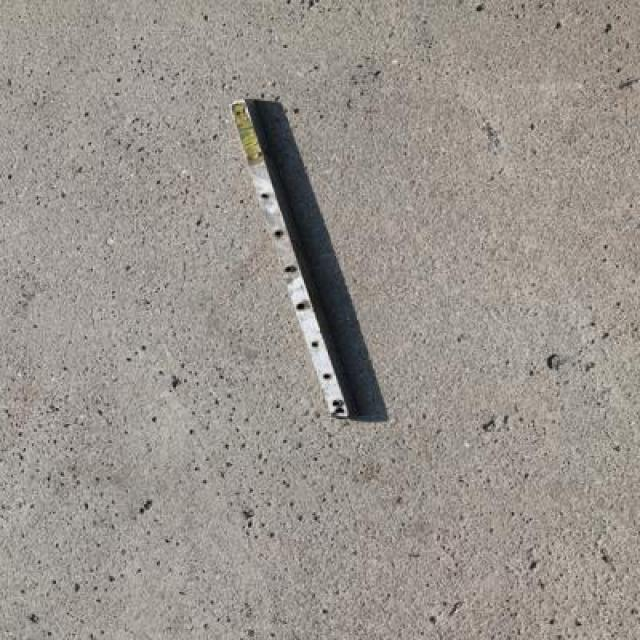
#> input picture samples/metal_strip.jpg, 640 x 640 px
$ python run.py
#> lines starting #> are read from the running program, lines starting #| are printed output that depends on the picture
### visualizer.py
# visualizer.py
import cv2
import os
from pathlib import Path
from config import SAMPLES, SAMPLES_DIR, OUTPUT_DIR, TITLE, TITLE_FONT_SCALE, LABEL_FONT_SCALE
from config import BOX_COLOR, LABEL_COLOR, TITLE_COLOR, TITLE_OUTLINE_COLOR
from utils import add_text_with_outline

os.makedirs(OUTPUT_DIR, exist_ok=True)

def create_detection_image(sample):
    input_path = Path(SAMPLES_DIR) / sample["filename"]
    img = cv2.imread(str(input_path))
#> img is the input picture: shape (640, 640, 3); mean B, G, R 141.6, 147.7, 153.7
    if img is None:
        print(f"? Could not load {sample['filename']}")
        return

    h, w = img.shape[:2]
#> h = 640; w = 640

    # Draw red bounding box
    x1, y1, x2, y2 = sample["bbox"]
    cv2.rectangle(img, (x1, y1), (x2, y2), BOX_COLOR, 6)

    # Title
    add_text_with_outline(img, TITLE, (20, 70), TITLE_FONT_SCALE, 3, TITLE_COLOR, TITLE_OUTLINE_COLOR)

    # Label
    label = f"FOD: {sample['class_name']}   Confidence: {sample['confidence']:.2f}"
    label_y = y1 - 15 if y1 > 50 else y1 + 60
    add_text_with_outline(img, label, (x1, label_y), LABEL_FONT_SCALE, 3, LABEL_COLOR, TITLE_OUTLINE_COLOR)
#> call 2 of add_text_with_outline, with text = 'FOD: Metal Strip   Confidence: 0.92', pos = (180, 105), font_scale = 1.3, thickness = 3, text_color = (0, 255, 0), outline_color = (0, 0, 0)
#> in add_text_with_outline (call 2), `cv2.putText(img, text, pos, font, font_scale, text_color, thickness, c..`:
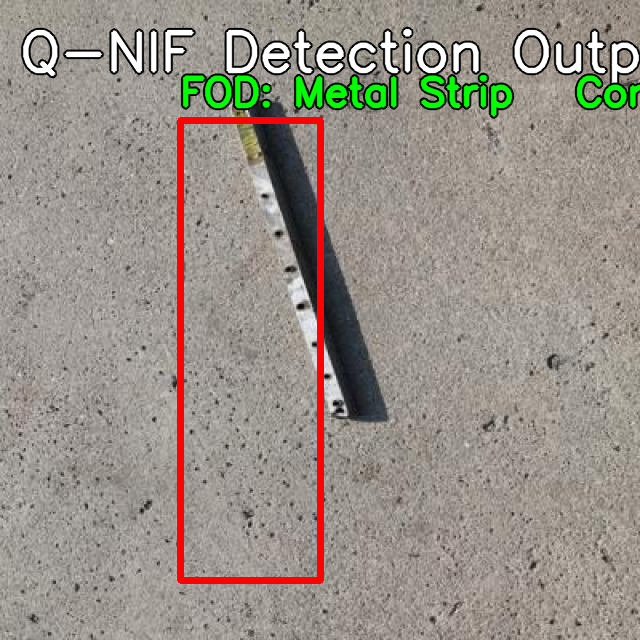
#> img: shape (640, 640, 3); mean B, G, R 136.1, 144.7, 152.4

    # Save After image
    out_path = Path(OUTPUT_DIR) / f"qnif_after_{sample['name']}.jpg"
    cv2.imwrite(str(out_path), img)

    # Side-by-side comparison
    before = cv2.imread(str(input_path))
    combined = cv2.hconcat([before, img])
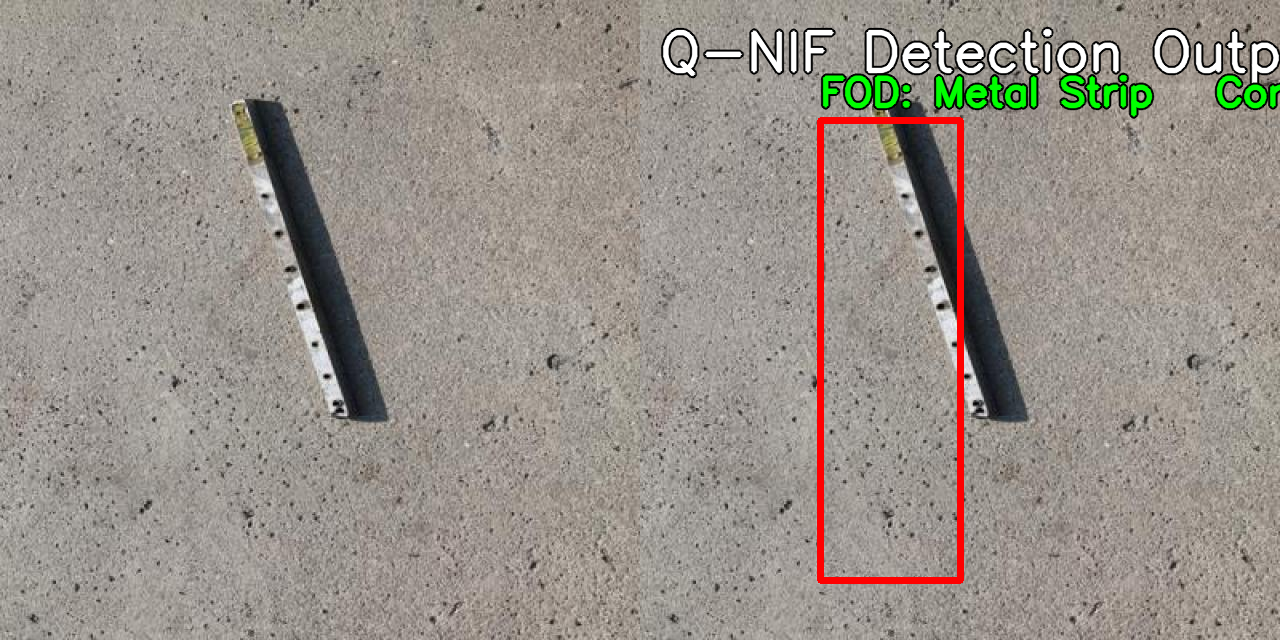
#> combined: shape (640, 1280, 3); mean B, G, R 138.9, 146.2, 153
    cv2.putText(combined, "BEFORE", (30, 50), cv2.FONT_HERSHEY_SIMPLEX, 1.5, (0,255,255), 4)
    cv2.putText(combined, "AFTER (Q-NIF)", (w+30, 50), cv2.FONT_HERSHEY_SIMPLEX, 1.5, (0,255,255), 4)
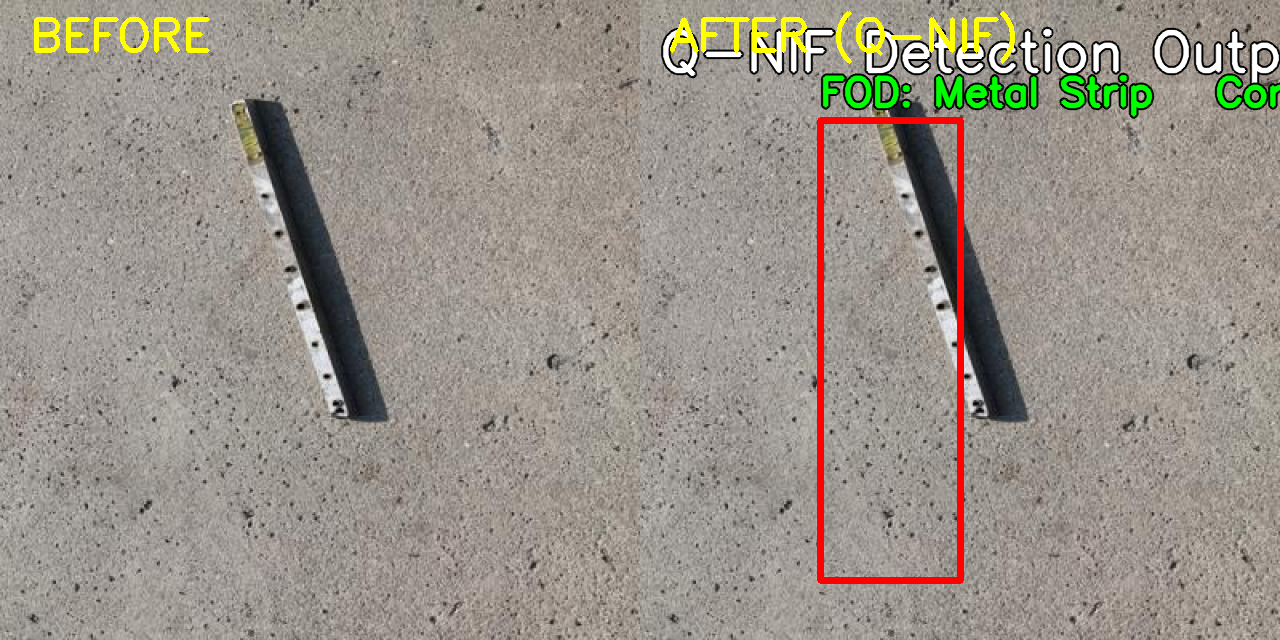
#> combined: shape (640, 1280, 3); mean B, G, R 137.7, 147.1, 153.8
    cv2.imwrite(str(Path(OUTPUT_DIR) / f"comparison_{sample['name']}.jpg"), combined)

    print(f"? Saved ? {out_path.name}")

### utils.py
# utils.py
import cv2

def add_text_with_outline(img, text, pos, font_scale, thickness, text_color, outline_color):
    font = cv2.FONT_HERSHEY_SIMPLEX
    # Black outline
    cv2.putText(img, text, pos, font, font_scale, outline_color, thickness + 4, cv2.LINE_AA)
    # Main text
    cv2.putText(img, text, pos, font, font_scale, text_color, thickness, cv2.LINE_AA)

### run.py
# run.py
from visualizer import create_detection_image
from config import SAMPLES

print("?? Starting Q-NIF Visualization Pipeline...\n")

for sample in SAMPLES:
    create_detection_image(sample)
#> pass 2 of the loop `for sample in SAMPLES:`:
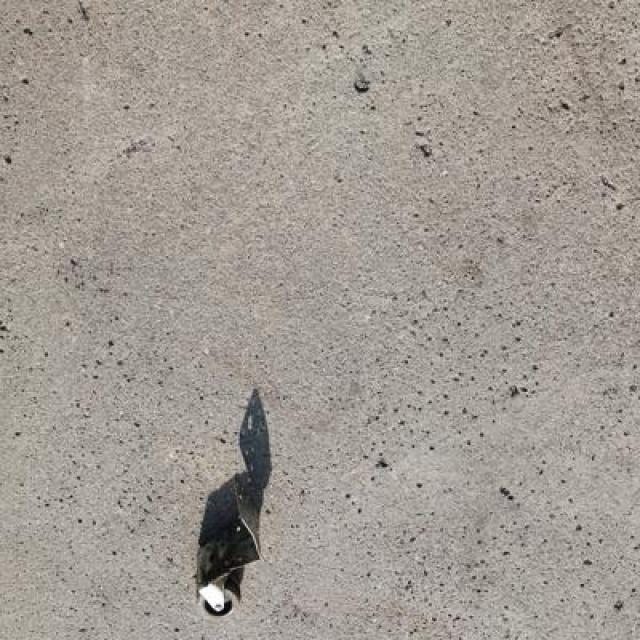
#> input picture samples/debris.jpg, 640 x 640 px
#> in create_detection_image, img is the input picture: shape (640, 640, 3); mean B, G, R 148.5, 155.6, 162.3
#> in add_text_with_outline (call 4), `cv2.putText(img, text, pos, font, font_scale, text_color, thickness, c..`:
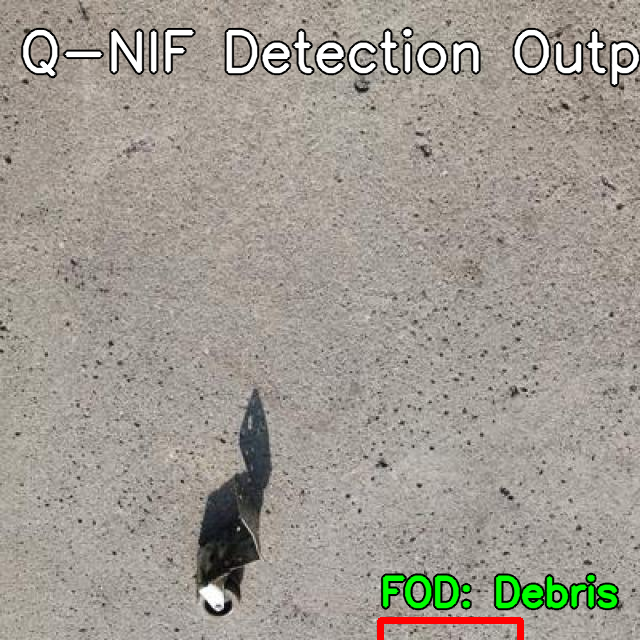
#> img: shape (640, 640, 3); mean B, G, R 145.9, 154.6, 159.8
#> in create_detection_image (call 2), `cv2.putText(combined, "AFTER (Q-NIF)", (w+30, 50), cv2.FONT_HERSHEY_SI..`:
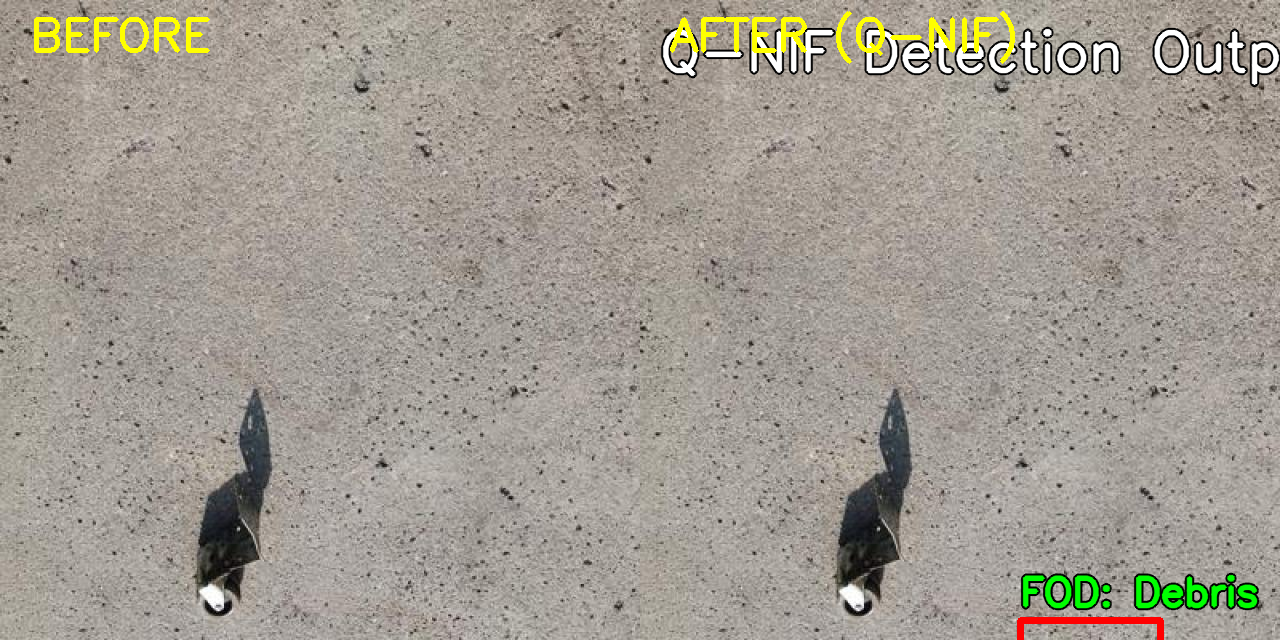
#> combined: shape (640, 1280, 3); mean B, G, R 146, 155.9, 161.8
#> pass 3 of the loop `for sample in SAMPLES:`:
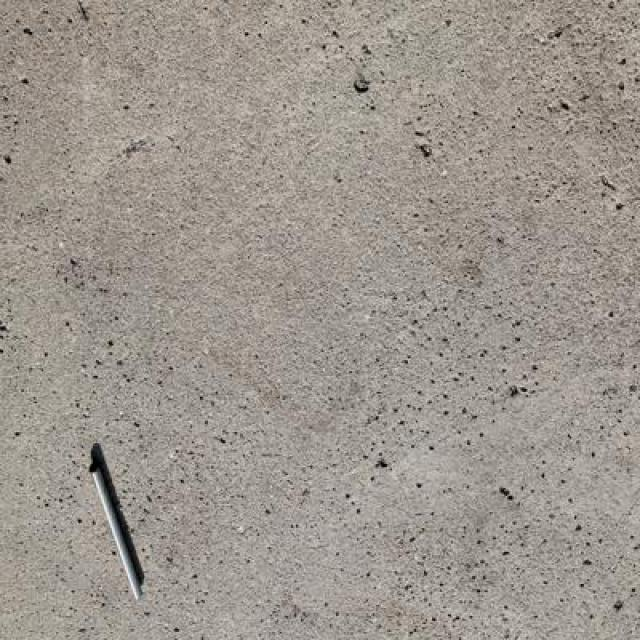
#> input picture samples/nail.jpg, 640 x 640 px
#> in create_detection_image, img is the input picture: shape (640, 640, 3); mean B, G, R 143.1, 150.8, 157.7
#> in add_text_with_outline (call 6), `cv2.putText(img, text, pos, font, font_scale, text_color, thickness, c..`:
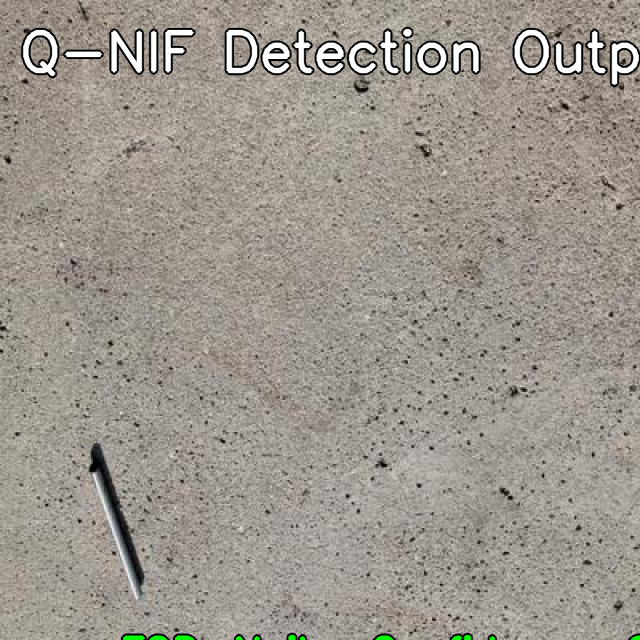
#> img: shape (640, 640, 3); mean B, G, R 142.9, 150.5, 156.9
#> in create_detection_image (call 3), `cv2.putText(combined, "AFTER (Q-NIF)", (w+30, 50), cv2.FONT_HERSHEY_SI..`:
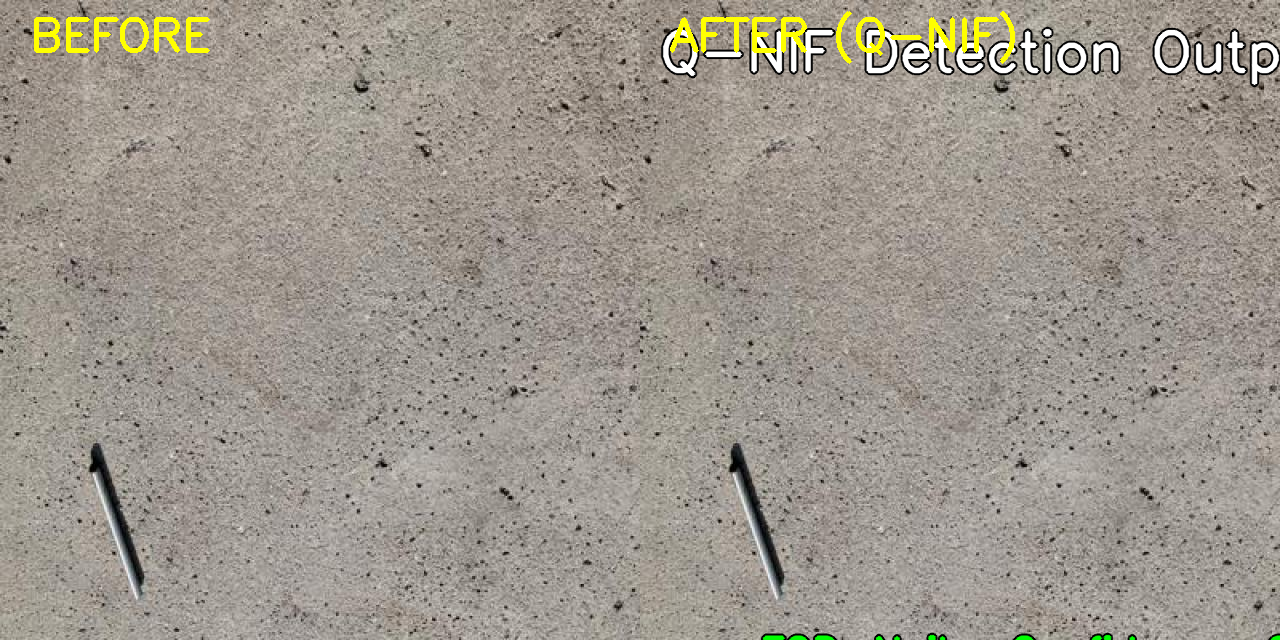
#> combined: shape (640, 1280, 3); mean B, G, R 141.8, 151.5, 158.1

print("\n?? All visualizations generated successfully!")
print("?? Check the 'results/' folder")
